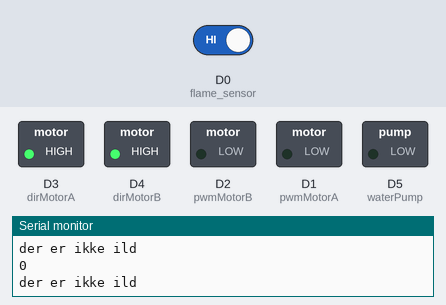
Bench run of a sketch on a simulated ESP8266 (NodeMCU). On the bench: switched loads named in the sketch (green lamp = pin HIGH), the last lines printed to the serial monitor. Inputs (shaded band) come from the test bench; at power-on: D0 (flame_sensor) HIGH.

Above: at 2.8 s.
2.9 s: D0 (flame_sensor) driven LOW
At 4.2 s:
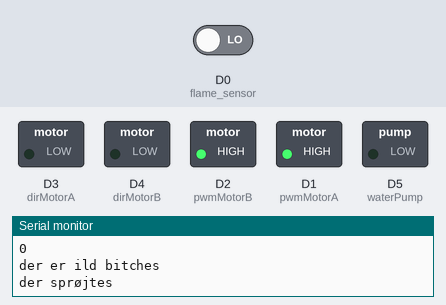
At 5.8 s:
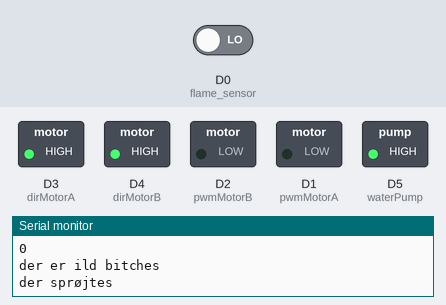
Timing chart, 0 to 12.5 s (numbered marks = the images above; inputs shaded):
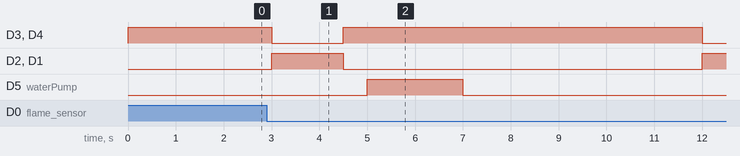

Measured:
- after the input at 2.9 s, D3 (dirMotorA), D4 (dirMotorB): HIGH → LOW after 0.10 s, → HIGH 1.5 s later, → LOW 7.5 s later; D2 (pwmMotorB), D1 (pwmMotorA): LOW → HIGH after 0.10 s, → LOW 1.5 s later, → HIGH 7.5 s later; D5 (waterPump): LOW → HIGH after 2.1 s, → LOW 2.0 s later

The sketch:

fireFighter.ino
```cpp
const int flame_sensor = D0;
const int pwmMotorA = D1;
const int pwmMotorB = D2;
const int dirMotorA = D3;
const int dirMotorB = D4;
const int waterPump = D5;
bool fire = false;
int flame_detected;
int motorSpeed = 500;

void setup() {
  Serial.begin(9600);
  pinMode(waterPump, OUTPUT);
  pinMode(pwmMotorA, OUTPUT);
  pinMode(pwmMotorB, OUTPUT);
  pinMode(dirMotorA, OUTPUT);
  pinMode(dirMotorB, OUTPUT);
  pinMode(flame_sensor, INPUT);
  pinMode(LED_BUILTIN, OUTPUT);
}

void handle_fire() {
  Serial.println("der sprøjtes");
  delay(500);
  digitalWrite(pwmMotorA, 0);
  digitalWrite(pwmMotorB, 0);
  digitalWrite(dirMotorA, HIGH);
  digitalWrite(dirMotorB, HIGH);

  //kør pumpe
  delay(500);
  digitalWrite (waterPump, HIGH);
  delay(2000);
  digitalWrite(waterPump, LOW);

  fire = false;
  delay(5000);
}

void loop() {
  Serial.println(fire);
  flame_detected = digitalRead(flame_sensor);

  if(flame_detected == 0) {
    Serial.println("der er ild bitches");
    digitalWrite(pwmMotorA, motorSpeed);
    digitalWrite(pwmMotorB, motorSpeed);
    digitalWrite(dirMotorA, LOW);
    digitalWrite(dirMotorB, LOW);
    fire = true;
  }
  else if(flame_detected == 1){
    Serial.println("der er ikke ild");
    digitalWrite(pwmMotorA, 0);
    digitalWrite(pwmMotorB, 0);
    digitalWrite(dirMotorA, HIGH);
    digitalWrite(dirMotorB, HIGH);
    fire = false;
  }

  delay(1000);
  while(fire == true){
     handle_fire();
  }
}
```
